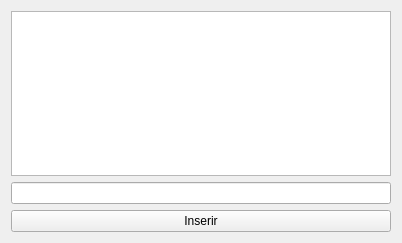
<?xml version="1.0" encoding="UTF-8"?>
<ui version="4.0">
 <class>Widget</class>
 <widget class="QWidget" name="Widget">
  <property name="geometry">
   <rect>
    <x>0</x>
    <y>0</y>
    <width>402</width>
    <height>243</height>
   </rect>
  </property>
  <property name="windowTitle">
   <string>Widget</string>
  </property>
  <layout class="QVBoxLayout" name="verticalLayout">
   <item>
    <widget class="QListView" name="listView"/>
   </item>
   <item>
    <widget class="QLineEdit" name="lineEdit"/>
   </item>
   <item>
    <widget class="QPushButton" name="pushButton">
     <property name="text">
      <string>Inserir</string>
     </property>
    </widget>
   </item>
  </layout>
 </widget>
 <resources/>
 <connections/>
</ui>
